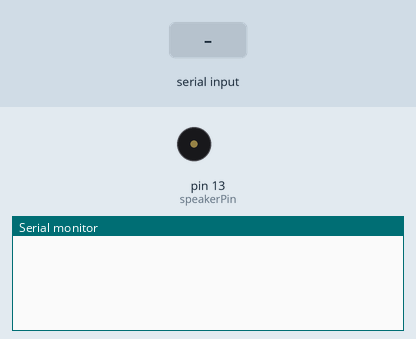
This sketch was run on a simulated Arduino Uno, built with avr-gcc and run on an emulated ATmega328P. Shown: buzzer (waves = sounding, pin HIGH), the last lines printed to the serial monitor. Inputs (shaded band) come from the test bench.

Above: at 1.2 s.
1.3 s: "1\n" received over Serial
At 2.3 s:
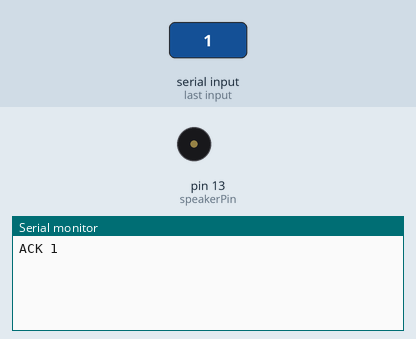
2.8 s: byte 10 ('\n') received over Serial
At 3.4 s:
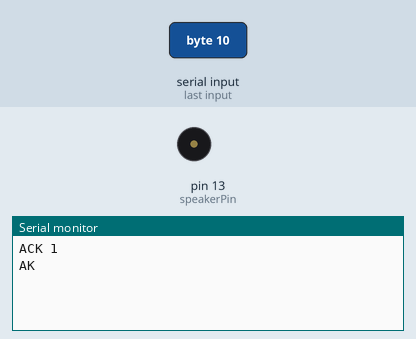

The sketch:

speed_test.ino
```cpp
/*Minimal sketch for reading serial input, prepending "ACK"
(for "acknowledge"), then echoing back to computer.*/
//#include <Tone.h>

String inputString="ACK ";
boolean stringComplete=false;
int speakerPin=13;
//Tone testTones[1];

void setup() {
  // put your setup code here, to run once:
  Serial.begin(19200);

  pinMode(speakerPin,OUTPUT);
  //testTones[0].begin(speakerPin);
}

void loop() {
  // put your main code here, to run repeatedly:
  serialEvent();

  if(stringComplete){

    Serial.println(inputString);

    //test that this conditional has been reached by playing tone from Arduino
    /*
    testTones[0].play(16000);
    delay(500);
    testTones[0].stop();
    */

    inputString="AK";
    stringComplete=false;
  }
}

void serialEvent(){
  while(Serial.available()){
    char inChar=Serial.read();

    if (inChar=='\n'){
      stringComplete=true;
    }
    else if (inChar!='\n'){
      inputString+=inChar;
    }

  }
}
```

Measured:
- after the input at 1.3 s, the serial monitor: prints a new line at once (image 1)
- after the input at 2.8 s, the serial monitor: prints a new line at once (image 2)
